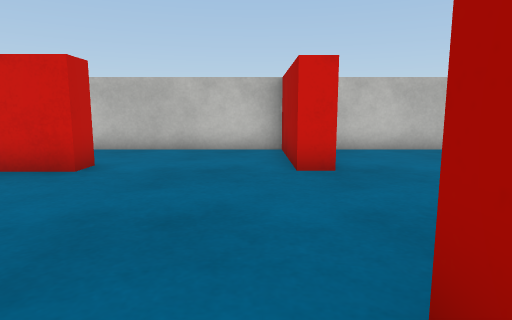
View 1 (above)

23 first-person views from a walk through a Unity game level. The camera is 0.51 m above the floor, tilts 8° down and sees 75° across. The floor is counted in squares, 0.5 m on a side. Each view is taken from the middle of a square. On the plan, view 1 faces up. The plan holds only what a view shows up to about 13 squares ahead; the rest is blank. Surface patterns are stand-ins for the level's own textures.

View 2
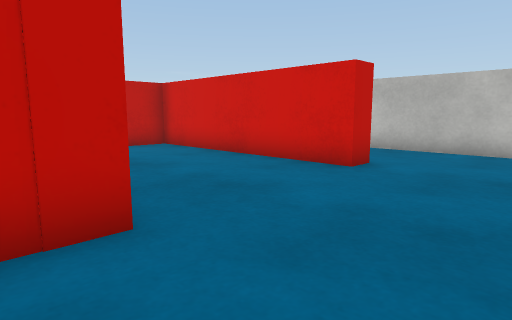

View 3
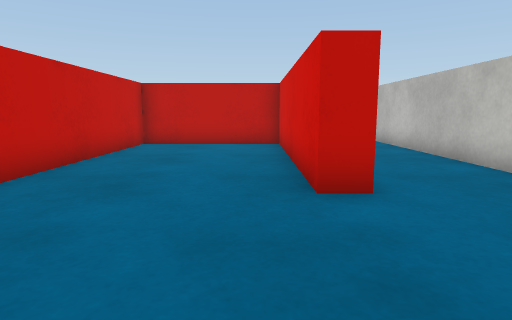

View 4
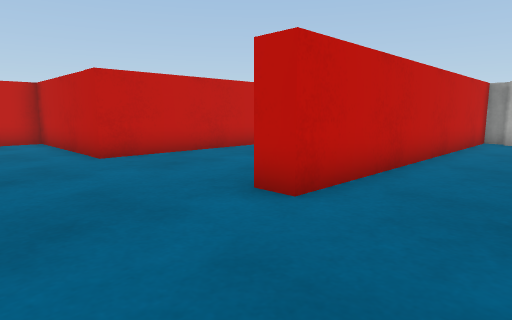

View 5
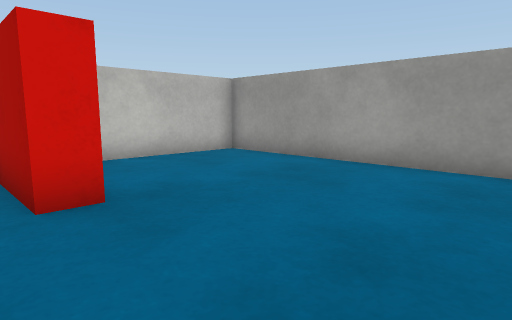

View 6
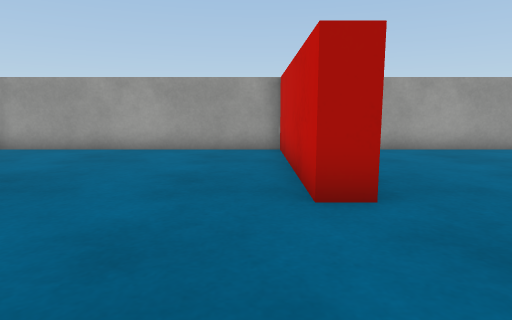

View 7
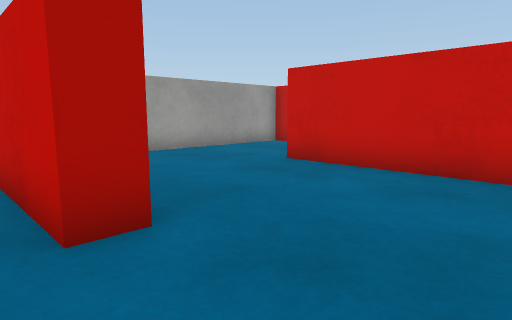

View 8
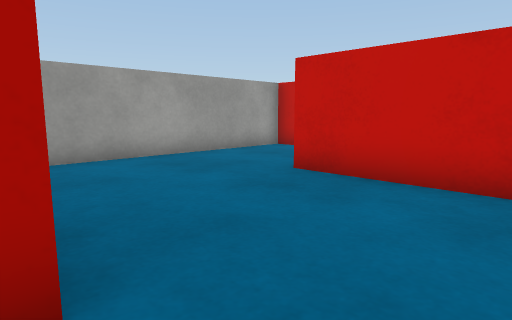

View 9
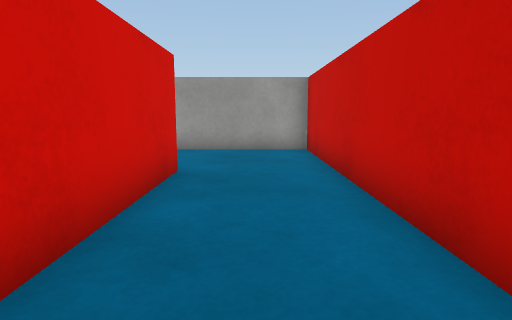

View 10
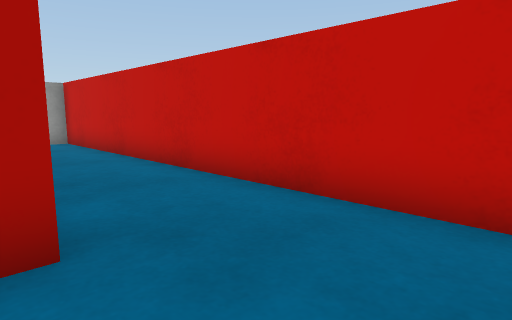

View 11
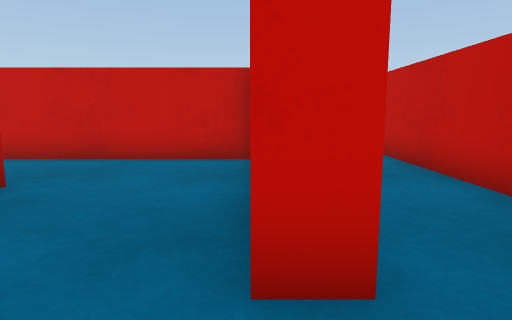

View 12
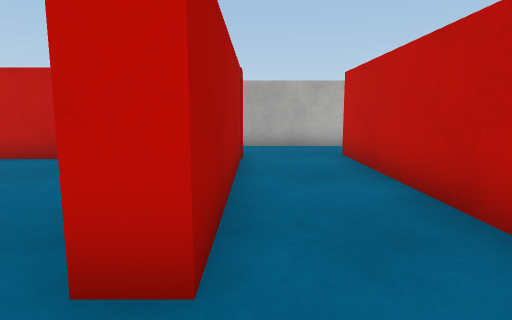

View 13
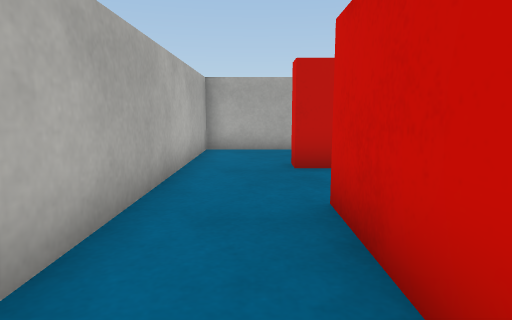

View 14
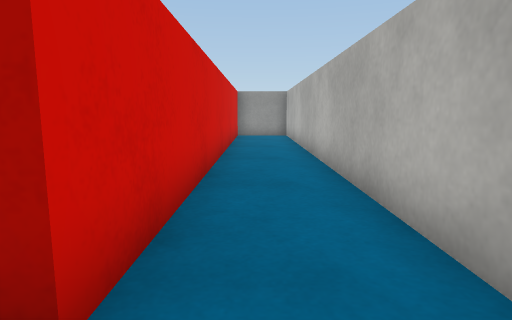

View 15
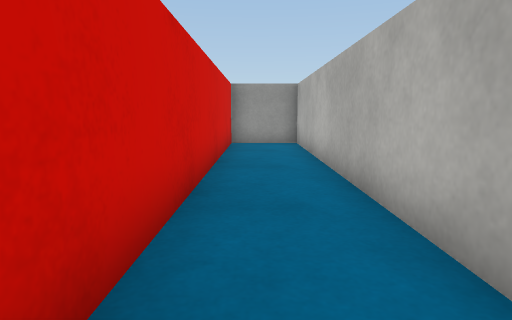

View 16
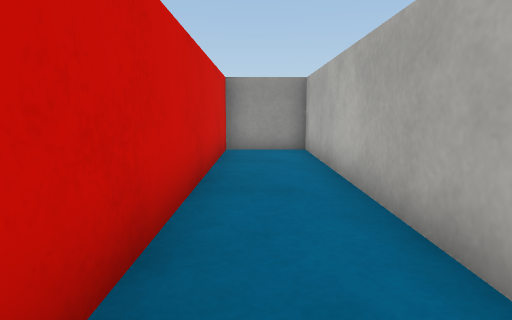

View 17
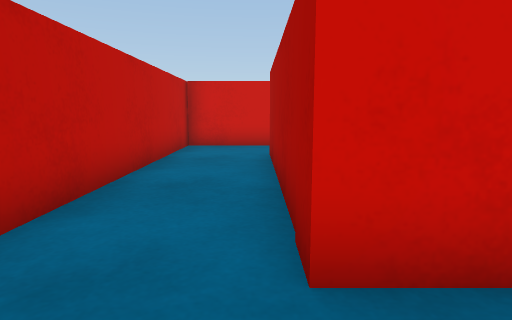

View 18
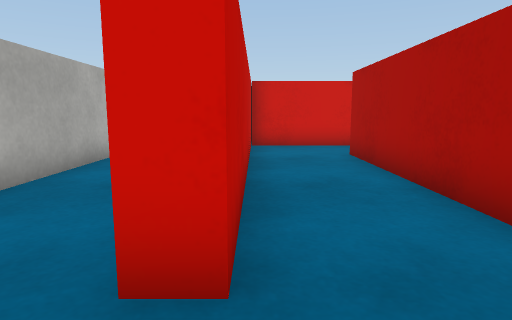

View 19
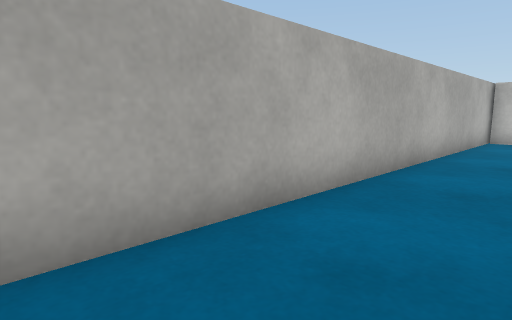

View 20
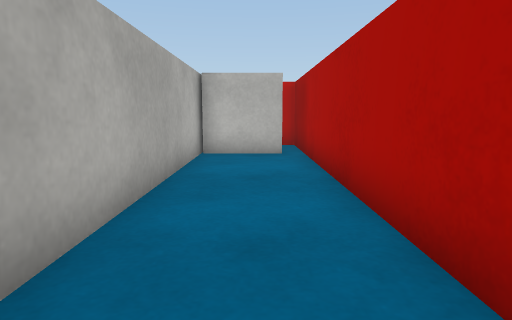

View 21
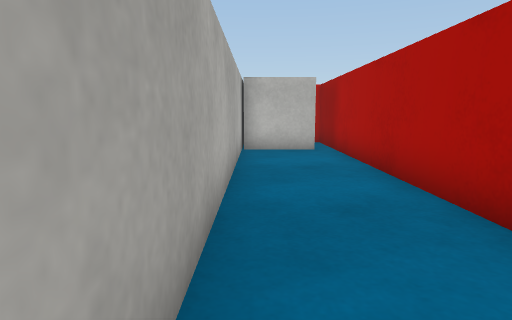

View 22
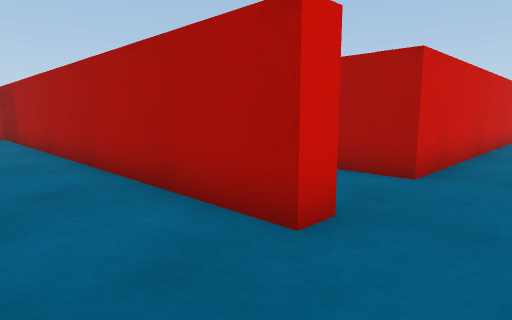

View 23
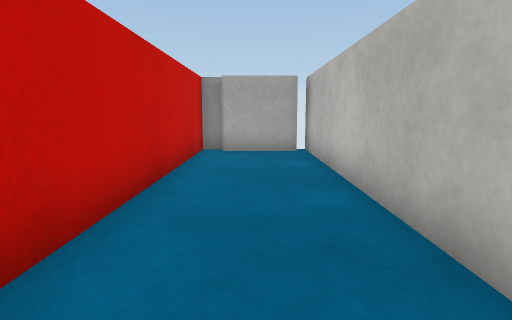

### Floor plan
Points are (right, up) in squares from view 1. A wall is a line through its corners. A room is listed if a view was taken in it or the views show most of it. See-through windows are left out.
Room 1 (views 1, 2, 3, 4, 5, 6, 7, 8, 9, 10, 11, 12, 23)
walls: (-7, 0.6) (-10.1, 0.6); (-10.2, 0.9) (-10.2, -8.2); (0.7, 8.9) (0.7, 9.4) (-13.2, 9.4); (6.4, 1.2) (6.4, 9.4) (2.2, 9.4); (-7.8, -7.4) (6.4, -7.4) (6.4, -0.6); (-7.7, -8.2) (-7.7, -6.9); (-13.4, 7.1) (-13.4, 6.5) (-3.2, 6.5) (-3.2, 5.8) (-10.2, 5.8) (-10.2, 1.2) (-2.8, 1.2) (-2.8, 0)
ways out: opening at (-8.5, -8) to room 2
objects: block (-14, 8) to (-14, 9)
Room 2 (views 13, 14, 15, 16, 17)
walls: (-9.4, -10.4) (6.4, -10.4) (6.4, -8.2) (-7.7, -8.2)
ways out: opening at (-8.5, -8) to room 1; opening at (-10.5, -9.5) to room 3
Room 3 (views 18, 19, 20, 21, 22)
walls: (-10.2, -8.2) (-10.8, -8.2) (-10.8, 5.8); (-13.4, 4.6) (-13.4, -10.4) (-9.4, -10.4)
ways out: opening at (-10.5, -9.5) to room 2
objects: cube (-13, 4) to (-12, 5)

Positions as (right, up) in squares from view 1, and headings:
1: (0, 0), facing up
2: (0, 0), facing up-left
3: (1, 5), facing left
4: (0, 9), facing down-left
5: (0, 2), facing up-right
6: (-3, 2), facing right
7: (-2, 2), facing down-right
8: (-1, 1), facing down-right
9: (-3, -6), facing right
10: (-6, -4), facing down-right
11: (-7, 0), facing down
12: (-8, 0), facing down
13: (-4, -9), facing left
14: (-9, -9), facing right
15: (-5, -9), facing right
16: (-3, -9), facing right
17: (-8, -10), facing up
18: (-10, -10), facing up
19: (-11, -10), facing up-left
20: (-12, -5), facing up
21: (-13, -6), facing up
22: (-13, -10), facing up-right
23: (-4, 8), facing left
